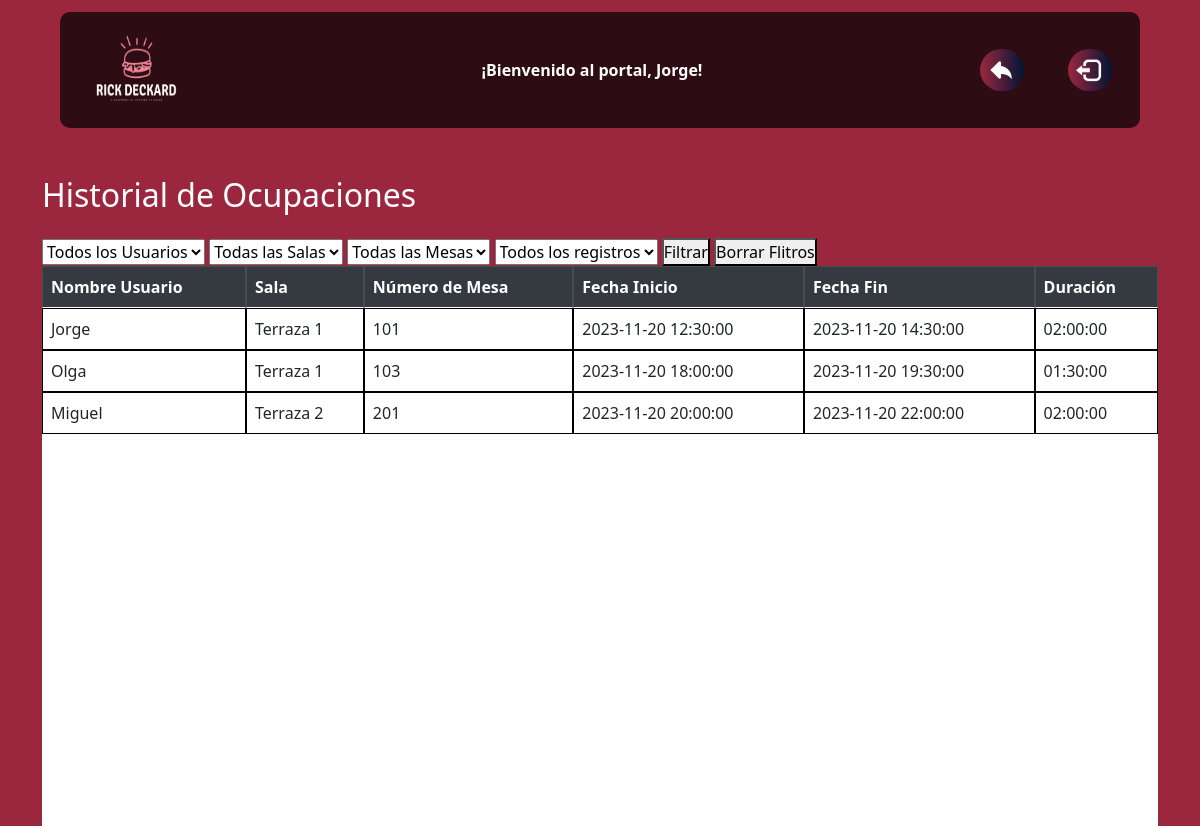
/crudMesas.php (signed in), run on the app's committed database.
### tables this page shows
CREATE TABLE ocupaciones (
    id_ocupacion INT PRIMARY KEY AUTO_INCREMENT,
    id_usuario INT,
    id_mesa INT,
    fecha_inicio DATETIME DEFAULT CURRENT_TIMESTAMP,
    fecha_fin DATETIME,
    tipo ENUM('reserva', 'ocupacion') DEFAULT 'ocupacion',
    hora_reserva INT,   
    minutos_reserva INT,   
    FOREIGN KEY (id_usuario) REFERENCES usuarios(id_usuario),
    FOREIGN KEY (id_mesa) REFERENCES mesas(id_mesa)
);

CREATE TABLE usuarios (
    id_usuario INT PRIMARY KEY AUTO_INCREMENT,
    nombre_user VARCHAR(255),
    apellido1 VARCHAR(255),
    apellido2 VARCHAR(255),
    telefono INT(9),
    contrasena VARCHAR(60),
    email VARCHAR(60),
    trabajo VARCHAR(50)
);

CREATE TABLE salas (
    id_sala INT PRIMARY KEY AUTO_INCREMENT,
    nombre_sala VARCHAR(255),
    tipo_sala VARCHAR(50),          
    capacidad INT                   
);

CREATE TABLE mesas (
    id_mesa INT PRIMARY KEY AUTO_INCREMENT,
    numero_mesa INT,
    id_sala INT,
    estado ENUM('libre','ocupada','reservada','mantenimiento') DEFAULT ('libre'),
    capacidad INT,                  
    tipo_mesa VARCHAR(50),
    descripcion VARCHAR(255),
    FOREIGN KEY (id_sala) REFERENCES salas(id_sala)      
);

### crudMesas.php (the view, shortened to what this page needs)
<!DOCTYPE html>
<html lang="en">
<head>
    <link rel="stylesheet" href="./css/home.css">
    <link rel="stylesheet" href="https://stackpath.bootstrapcdn.com/bootstrap/4.5.2/css/bootstrap.min.css">
    <link href="https://cdn.jsdelivr.net/npm/bootstrap@5.0.2/dist/css/bootstrap.min.css" rel="stylesheet">
</head>
<body>
    <nav class="navbar navbar-light bg-lights position-top">
        <div class="container">
            <div>
                <a class="navbar-brand " href="./home.php">
                    <img src="./img/LOGORICK _Blanco.png" alt="" width="100" height="90">
                </a>
            </div>
            <div class="saludo">
                <b style="color:white">¡Bienvenido al portal, <?php echo $_SESSION['user'];?>!</b>
            </div>
            <div>
                <a href="./home.php"><button class="atrasboton"><img class="atrasimg" src="./img/atras.png" alt=""></button></a>
                <a href="./inc/salir.php"><button class="logoutboton"><img class="logoutimg" src="./img/LOGOUT.png" alt=""></button></a>
            </div>
        </div>
    </nav>
    <div class="container mt-5">
        <h2 class="mb-4" style="color: white;">Historial de Ocupaciones</h2>
        <form method="get" action="">
            <select name="usuario" id="usuario">
                <option value="">Todos los Usuarios</option>
            </select>
            <select name="sala" id="sala">
                <option value="">Todas las Salas</option>
            </select>
            <select name="mesas" id="mesas">
                <option value="">Todas las Mesas</option>
            </select>
            <select name="numero_filtro" id="numero_filtro">
                <option value="0">Todos los registros</option>
            </select>
            <button type="submit">Filtrar</button>
            <button type="submit">
                <a style="text-decoration: none; color: black;" href="./registro.php">Borrar Flitros</a>
            </button>
        </form>
        <?php
        try {
            $sql = "SELECT u.nombre_user, s.nombre_sala, m.numero_mesa, o.fecha_inicio, o.fecha_fin,
            TIMEDIFF(o.fecha_fin, o.fecha_inicio) AS duracion_ocupacion
            FROM ocupaciones o
            INNER JOIN usuarios u ON o.id_usuario = u.id_usuario
            INNER JOIN mesas m ON o.id_mesa = m.id_mesa
            INNER JOIN salas s ON s.id_sala = m.id_sala";
            $sql .= ";";
            $stmt = $pdo->prepare($sql);
            $stmt->execute();
            $result = $stmt->fetchAll(PDO::FETCH_ASSOC);
            if ($result) {
                echo '<div class="table-responsive table-wrapper" style="background-color: white; overflow-y: scroll; overflow-x: hidden;">';
                echo '<table class="table table-bordered">';
                echo '<thead class="thead-dark">';
                echo '<tr>';
                echo '<th>Nombre Usuario</th>';
                echo '<th>Sala</th>';
                echo '<th>Número de Mesa</th>';
                echo '<th>Fecha Inicio</th>';
                echo '<th>Fecha Fin</th>';
                echo '<th>Duración</th>';
                echo '</tr>';
                echo '</thead>';
                echo '<tbody>';
                foreach ($result as $row) {
                    echo '<tr>';
                    echo "<td>{$row['nombre_user']}</td>";
                    echo "<td>{$row['nombre_sala']}</td>";
                    echo "<td>{$row['numero_mesa']}</td>";
                    echo "<td>{$row['fecha_inicio']}</td>";
                    echo "<td>{$row['fecha_fin']}</td>";
                    echo "<td>{$row['duracion_ocupacion']}</td>";
                    echo '</tr>';
                }
                echo '</tbody>';
                echo '</table>';
                echo '</div>';
            }
        } catch (Exception $e) {
            echo "Error: " . $e->getMessage();
        }
        ?>
    </div>
</body>
</html>

### css/home.css (style rules this page uses)
* { box-sizing: border-box; margin: 0; padding: 0; }
.bg-lights { background-color: rgba(0, 0, 0, 0.7) !important; }
body { font-family: Arial, sans-serif; line-height: 1.6; background-color: #9B273F !important; background-position: center; background-repeat: no-repeat; background-size: cover; }
.navbar { margin-top: 1%; margin-right: 5%; margin-left: 5%; border-radius: 10px; }
.logoutboton { color: white; background: linear-gradient(to right, #9B273F, #011535); border: none; border-radius: 4vh; cursor: pointer; transition: all 0.3s ease 0s; }
.saludo { color: white; }
.logoutimg { height: 4vh; margin: 0.6vh; margin-right: 0.9vh; transition: all 0.3s ease 0s; }
.atrasboton { color: white; background: linear-gradient(to right, #9B273F, #011535); border: none; border-radius: 4vh; cursor: pointer; transition: all 0.3s ease 0s; margin-right: 5vh; }
.atrasimg { height: 4vh; margin: 0.6vh; margin-right: 0.9vh; transition: all 0.3s ease 0s; }
.table-wrapper { width: 100%; height: 70vh; overflow: auto; }
.table-wrapper table { border-collapse: separate; border-spacing: 0; }
.table-wrapper table thead { position: -webkit-sticky; position: sticky; top: 0; left: 0; }
.table-wrapper table thead th, .table-wrapper table tbody td { border: 1px solid #000; background-color: #FFF; }

### crudMesas.php (style rules this page uses)
.table-responsive>.table-bordered { margin-bottom: 0px !important; }

### data on the page
ocupaciones: id_usuario.nombre_user "Jorge", salas.nombre_sala "Terraza 1", id_mesa.numero_mesa "101", fecha_inicio "2023-11-20 12:30:00", fecha_fin "2023-11-20 14:30:00", duracion_ocupacion "02:00:00"
ocupaciones: id_usuario.nombre_user "Olga", salas.nombre_sala "Terraza 1", id_mesa.numero_mesa "103", fecha_inicio "2023-11-20 18:00:00", fecha_fin "2023-11-20 19:30:00", duracion_ocupacion "01:30:00"
ocupaciones: id_usuario.nombre_user "Miguel", salas.nombre_sala "Terraza 2", id_mesa.numero_mesa "201", fecha_inicio "2023-11-20 20:00:00", fecha_fin "2023-11-20 22:00:00", duracion_ocupacion "02:00:00"

### other printed values
$_SESSION['user'] "Jorge"
